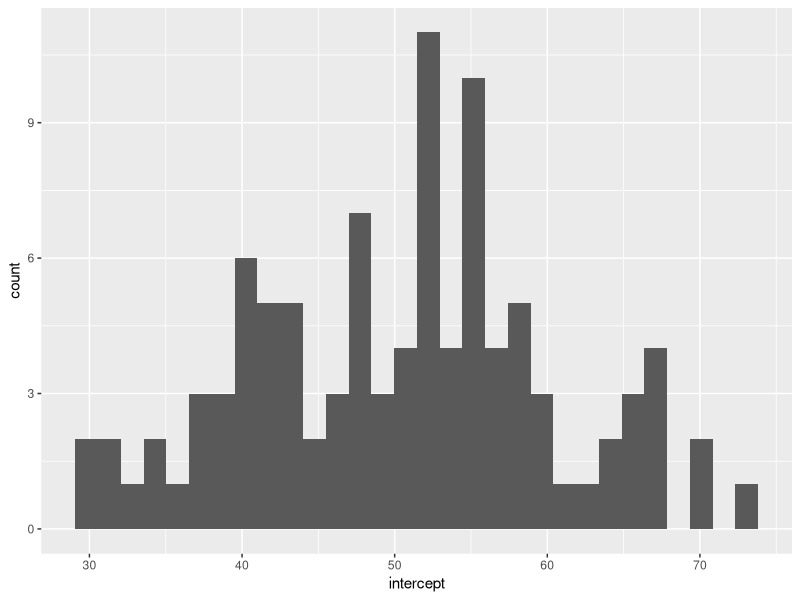
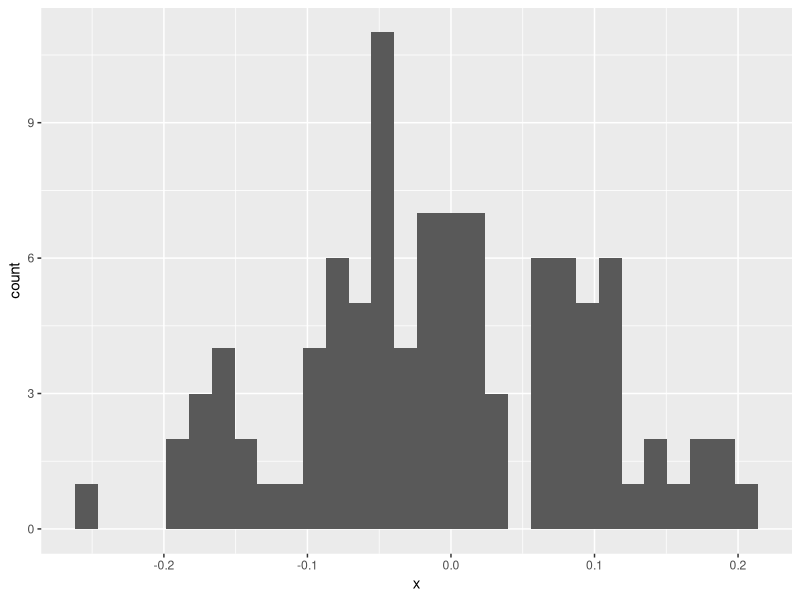
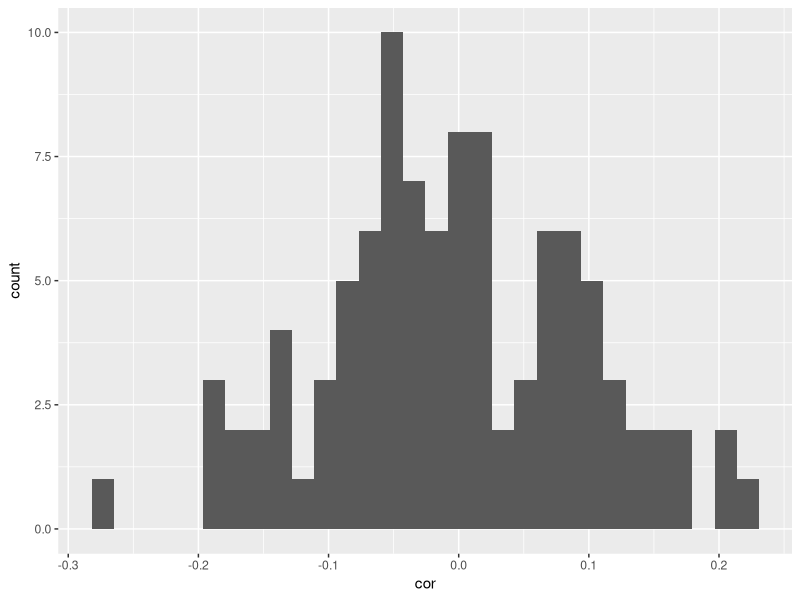

Source code (R) for these figures, in order:
## ---- chunk 1
knitr::opts_chunk$set(echo = TRUE)

library(dplyr)
library(ggplot2)
library(tidyr)
## ---- chunk 2
set.seed(123)
n <- 100
b0 <- 50
b1 <- 0

x <- rnorm(n = n, mean = 100, sd = 15)
e <- rnorm(n = n, mean = 0, sd = 15)
y <- b0 + (b1 * x) + e

sp <- data.frame(
  y = y,
  x = x,
  e = e
)
## ---- chunk 3
m1 <- y ~ x
fit1 <- lm(m1, data = sp)
summary(fit1)

cor(sp$x, sp$y)
## ---- chunk 4
index <- 100

results <- data.frame(
  intercept = 1:index,
  x = 1:index,
  cor = 1:index
)

for (i in 1:index) {
  
  x <- rnorm(n = n, mean = 100, sd = 15)
  e <- rnorm(n = n, mean = 0, sd = 15)
  y <- b0 + (b1 * x) + e
  
  fit <- lm(y ~ x)
  
  results$intercept[i] <- fit$coefficients[1]
  results$x[i] <- fit$coefficients[2]
  results$cor[i] <- cor(x, y)
  
}

ggplot(results, aes(x = intercept)) + 
  geom_histogram()

ggplot(results, aes(x = x)) + 
  geom_histogram()

ggplot(results, aes(x = cor)) + 
  geom_histogram()
## ---- chunk 5
index <- 100

results <- data.frame(
  intercept = 1:index,
  p_int = 1:index,
  x = 1:index,
  p_x = 1:index,
  cor = 1:index
)

for (i in 1:index) {
  
  x <- rnorm(n = n, mean = 100, sd = 15)
  e <- rnorm(n = n, mean = 0, sd = 15)
  y <- b0 + (b1 * x) + e
  
  fit <- lm(y ~ x)
  
  results$intercept[i] <- fit$coefficients[1]
  results$p_int[i] <- summary(fit)$coefficients[1,4]
  results$x[i] <- fit$coefficients[2]
  results$p_x[i] <- summary(fit)$coefficients[2,4]
  results$cor[i] <- cor(x, y)
  
}

## ---- chunk 6
# funktion für die erzeugung von stichproben
create_sp <- function(n = 100, b0, b1, x_mean = 0, x_sd = 1, e_mean = 0, e_sd = 1) {
 
  x <- rnorm(n = n, mean = x_mean, sd = x_sd)
  e <- rnorm(n = n, mean = e_mean, sd = e_sd)
  y <- b0 + (b1 * x) + e
  
  sp <- data.frame(
    y = y,
    x = x,
    e = e
    )
  
  return(sp)
}

# funktion für regressionsparameter etc.
reg_par <- function(y, x) {
  
  fit <- lm(y ~ x)
  
  results <- data.frame(
    intercept = fit$coefficients[1],
    intercept_std.e = summary(fit)$coefficients[1, 2],
    intercept_p.value = summary(fit)$coefficients[1, 4],
    x = fit$coefficients[2],
    x_std.e = summary(fit)$coefficients[2, 2],
    x_p.value = summary(fit)$coefficients[2, 4],
    cor = cor(x, y),
    row.names = 1
  )
  
  return(results)
  
}
## ---- chunk 7
index <- 1000

results <- data.frame(
  intercept = 1:index,
  intercept_std.e = 1:index,
  intercept_p.value = 1:index,
  x = 1:index,
  x_std.e = 1:index,
  x_p.value = 1:index,
  cor = 1:index   
)

for (i in 1:index) {
  
  sp <- create_sp(b0 = 50, b1 = 0, x_mean = 100, x_sd = 15, e_mean = 0, e_sd = 15)
  
  results[i, ] <- reg_par(sp$y, sp$x)
  
}

summary(results)
sd(results$intercept)
sd(results$x)
## ---- chunk 8
sampling <- function (index, b0, b1, x_mean = 0, x_sd = 1, e_mean = 0, e_sd = 1, n_sp = 100, return_stichproben = F, return_results = T, return_summary = TRUE) {
  # index: Wie viele Stichproben will ich ziehen?
  # n_sp: wie viele TN sind in jeder Stichprobe
  # return_stichproben: eine liste mit allen stichproben ausgegeben bekommen?
  # return_results: ein data Frame mit den Modellparametern ausgegeben bekommen?
  # return_summary: data frame mit mean und sd der Modellparameter ausgegeben bekommen?
  
  # result frames 
  # einzelne Stichproben
  stichproben <- list()
  # modellergebnisse
  results <- data.frame(
    intercept = 1:index,
    intercept_std.e = 1:index,
    intercept_p.value = 1:index,
    x = 1:index,
    x_std.e = 1:index,
    x_p.value = 1:index,
    cor = 1:index   
  )

for (i in 1:index) {
  
  sp <- create_sp(b0 = b0, b1 = b1, x_mean = x_mean, x_sd = x_sd, e_mean = e_mean, e_sd = e_sd, n = n_sp)
  
  stichproben[[i]] <- sp
  
  results[i, ] <- reg_par(sp$y, sp$x)
  
  }

  
  
  summary <- data.frame(
    row.names = c("mean", "sd"),
    intercept = c (mean(results$intercept), sd(results$intercept)),
    intercept_std.e = c (mean(results$intercept_std.e), sd(results$intercept_std.e)),
    x = c (mean(results$x), sd(results$x)),
    x_std.e = c (mean(results$x_std.e), sd(results$x_std.e))
  )

  # ausgaben
  return(list(
    stichproben = if (return_stichproben) stichproben else NULL,
    results = if (return_results) results else NULL,
    summary = if (return_summary) summary else NULL
  ))
  
}
## ---- chunk 9
schritte <- seq(-1, 1, .1) # für b1

statistics <- data.frame(
  intercept_mean = 1:length(schritte),
  intercept_std.e_mean = 1:length(schritte),
  x_mean = 1:length(schritte),
  x_std.e_mean = 1:length(schritte),
  intercept_sd = 1:length(schritte),
  intercept_std.e_sd = 1:length(schritte),
  x_sd = 1:length(schritte),
  x_std.e_sd = 1:length(schritte))
  
for (b1 in schritte) {
  
  sam <- sampling(index = 100, b0 = 50, b1 = b1, return_results = F)$summary %>% t() %>% as.data.frame() 
  
  samp <- gather(sam, 'mean', 'sd', key = "statistik", value = "wert")
  
  statistics[b1, ] <- samp$wert

  }
## ---- chunk 10
sapply6 <- sapply(1:1000, FUN = function(i) { 
  sp <- create_sp(b0 = 50, b1 = 0, x_mean = 100, x_sd = 15, e_mean = 0, e_sd = 15)
  reg_par(sp$y, sp$x)
}, simplify = "array")

sapply7 <- sapply(seq(-1, 1, .1), FUN = function(b1) {
    sam <- sampling(index = 100, b0 = 50, b1 = b1, return_results = F)$summary %>% t() %>% as.data.frame() 
  
  gather(sam, 'mean', 'sd', key = "statistik", value = "wert")$wert
}, simplify = "array")
